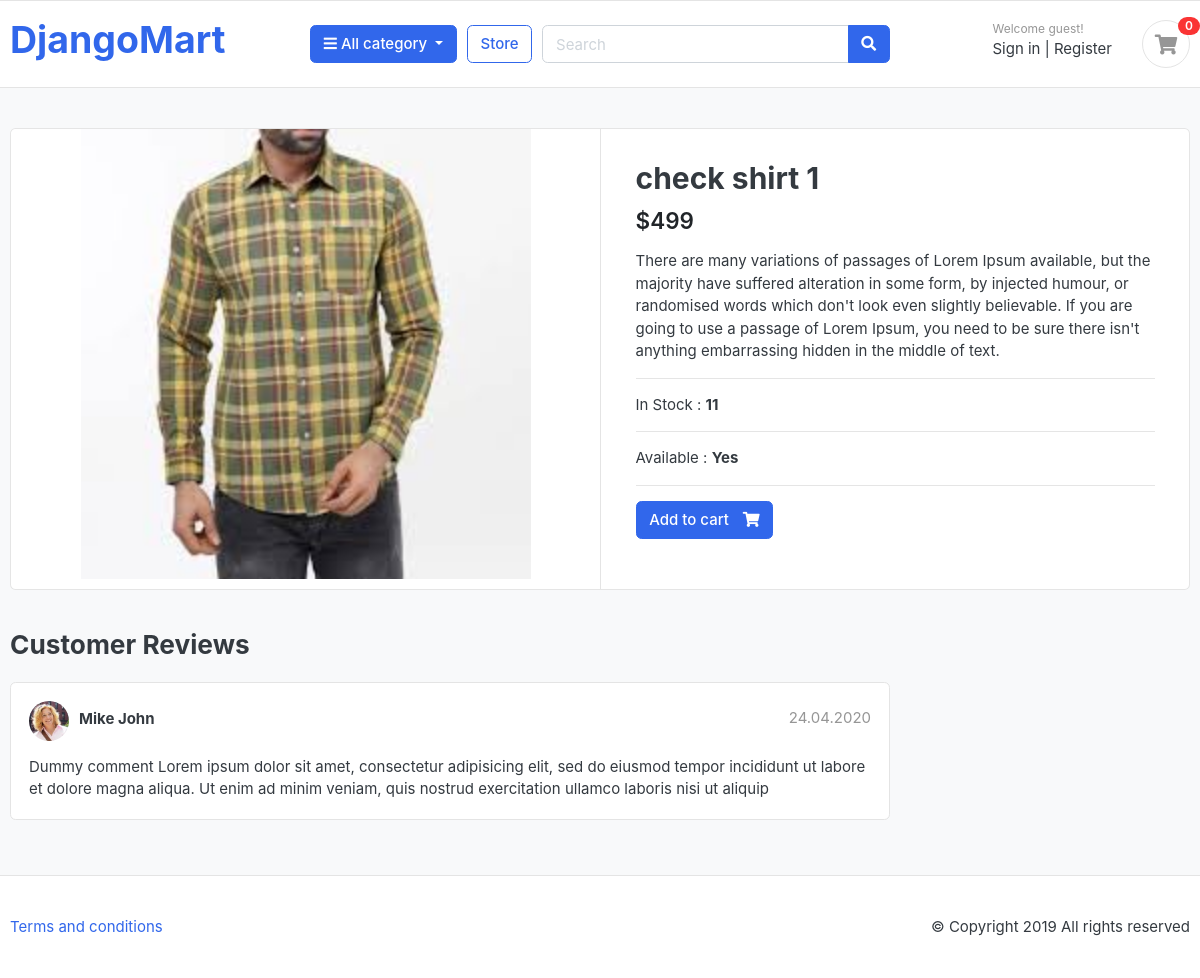
The page /store/shirt/check-shirt-1/ on the database as committed earlier.
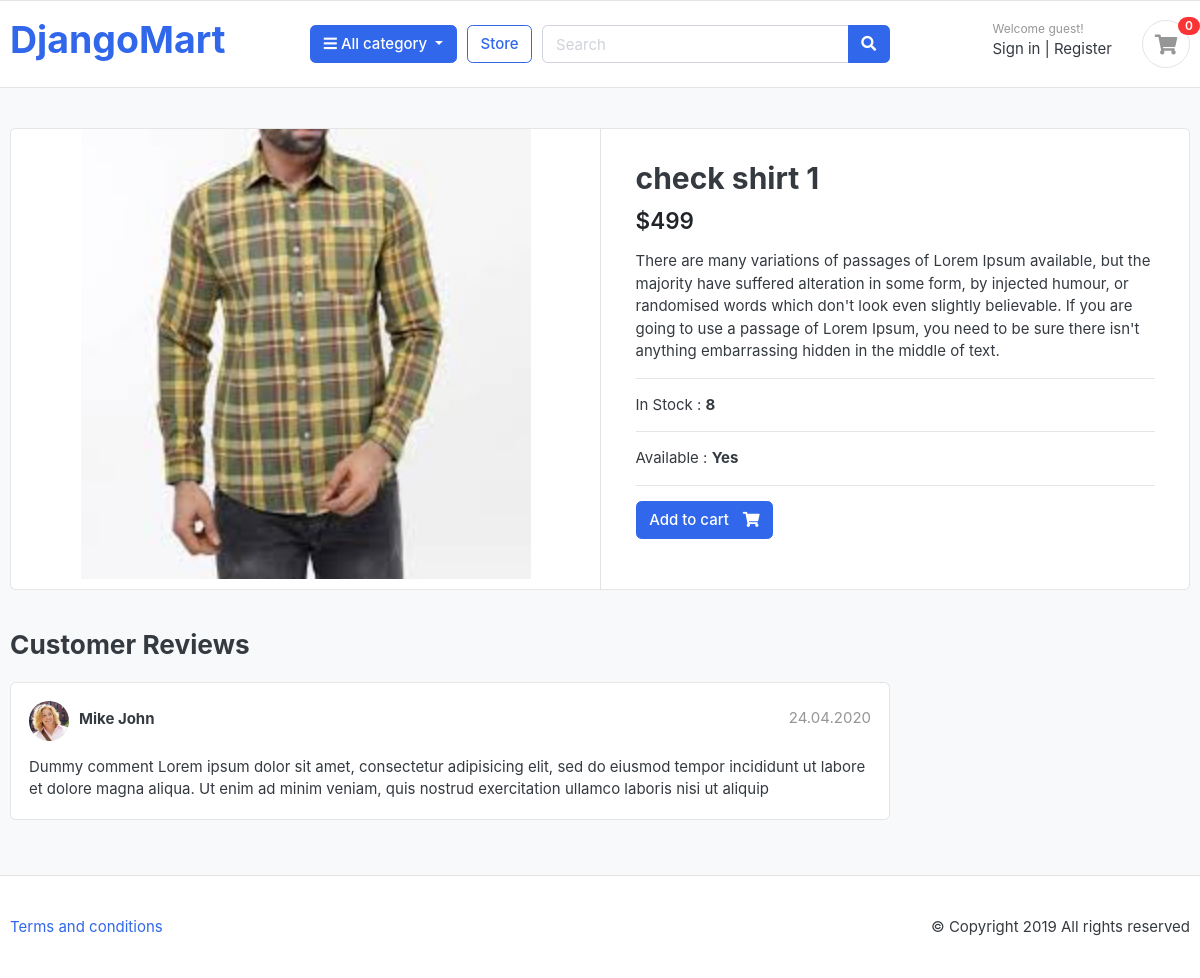
The same page on the database as committed later.
### category/models.py (models this page shows, shortened)
class Product(models.Model) :
    product_name = models.CharField(max_length=100 , unique= True)
    slug = models.SlugField(max_length=255 , unique=True)
    description = models.TextField(max_length=500 , blank = True)
    price = models.IntegerField()
    image = models.ImageField(upload_to='photos/products')
    stock = models.IntegerField()
    is_available = models.BooleanField(default=True)
    category = models.ForeignKey(Category,on_delete=models.CASCADE)
    created_date = models.DateTimeField(auto_now_add=True)
    modified_date = models.DateTimeField(auto_now=True)

### store/views.py (the view)
# urls.py: path('<slug:category_slug>/<slug:product_slug>/',views.product_detail , name='product-details')
def product_detail(request , category_slug , product_slug) :
    single_product = Product.objects.get(slug = product_slug , category__slug = category_slug)
    return render(request , 'store/product-detail.html' , {'context' : single_product})

### store/templates/store/product-detail.html (shortened to what this page needs)
{% extends "base.html" %}
{% load static %}
{% block navbar %}
<section class="section-content padding-y bg">
	<div class="container">
		<div class="card">
			<div class="row no-gutters">
				<aside class="col-md-6">
					<article class="gallery-wrap">
						<div class="img-big-wrap">
							<a href="#"><img src="{{context.image.url}}"></a>
						</div>
					</article>
				</aside>
				<main class="col-md-6 border-left">
					<article class="content-body">
						<h2 class="title">{{context.product_name}}</h2>
						<div class="mb-3">
							<var class="price h4">${{context.price}}</var>
						</div>
						<p>{{context.description}}</p>
						<hr>
						<p>In Stock : <b>{{context.stock}}</b></p>
						<hr>
						{% if context.is_available %}
						<p>Available : <b>Yes</b></p>
						{% else %}
						<p>Available : <b>No</b></p>
						{% endif %}
						<hr>
						<form method="post">
						<a href="{% url 'add_to_cart' context.id %}" class="btn  btn-primary">
							<span class="text">Add to cart</span>
						<i class="fas fa-shopping-cart"></i> </a>
						</form>
					</article>
				</main>
			</div>
		</div>
		<br>
		<div class="row">
			<div class="col-md-9">
				<header class="section-heading">
					<h3>Customer Reviews </h3>
				</header>
				<article class="box mb-3">
					<div class="icontext w-100">
						<img src="{% static '/images/avatars/avatar1.jpg' %}" class="img-xs icon rounded-circle">
						<div class="text">
							<span class="date text-muted float-md-right">24.04.2020 </span>
							<h6 class="mb-1">Mike John </h6>
						</div>
					</div>
					<div class="mt-3">
						<p>
							Dummy comment Lorem ipsum dolor sit amet, consectetur adipisicing elit, sed do eiusmod
							tempor incididunt ut labore et dolore magna aliqua. Ut enim ad minim veniam,
							quis nostrud exercitation ullamco laboris nisi ut aliquip
						</p>
					</div>
				</article>
			</div>
		</div>
	</div>
</section>
{% endblock navbar %}

Rows that differ between the two databases and show on the page:
changed Product "check shirt 1": stock "11" → "8"
